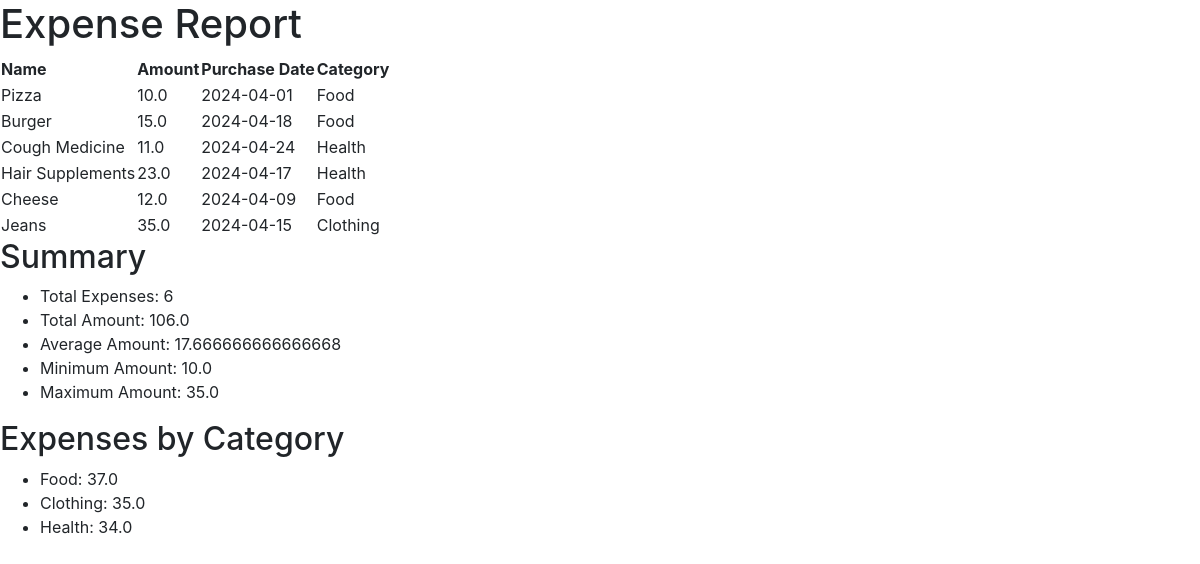
Screenshot of /report with the database file from the repository.
### app.py (models this page shows, shortened)
class Expense(db.Model):
    id = db.Column(db.Integer, primary_key=True)
    name = db.Column(db.Text)
    amount = db.Column(db.Integer, nullable=False)
    purchase_date = db.Column(db.Date)
    category_id = db.Column(db.Integer, db.ForeignKey('category.id'), index=True)
    category = db.relationship('Category', backref=db.backref('expenses', lazy=True))

class Category(db.Model):
    id = db.Column(db.Integer, primary_key=True)
    name = db.Column(db.String(100), nullable=False)

### app.py (the view)
@app.route('/report', methods=['GET', 'POST'])
def generate_report():
    if request.method == 'GET':
        filter_category = request.args.get('category')
        filter_date_start = request.args.get('date_start')
        filter_date_end = request.args.get('date_end')
        query = Expense.query
        if filter_category:
            query = query.filter_by(category_id=filter_category)
        if filter_date_start:
            query = query.filter(Expense.purchase_date >= filter_date_start)
        if filter_date_end:
            query = query.filter(Expense.purchase_date <= filter_date_end)
        expenses = query.all()
        total_exp = len(expenses)
        total_amt = sum(expense.amount for expense in expenses)
        avg_amt = total_amt / total_exp if total_exp > 0 else 0
        min_amt = min((expense.amount for expense in expenses), default=0)
        max_amt = max((expense.amount for expense in expenses), default=0)
        expenses_by_category = {}
        expenses_by_category = db.session.query(Expense.category_id, func.sum(Expense.amount))\
                                          .filter(Expense.id.in_([e.id for e in expenses]))\
                                          .group_by(Expense.category_id)\
                                          .all()
        expenses_by_category = {Category.query.get(category_id).name: total_amount
                                for category_id, total_amount in expenses_by_category}
        report = []
        for expense in expenses:
            report.append({
                'name': expense.name,
                'amount': expense.amount,
                'purchase_date': expense.purchase_date.strftime('%Y-%m-%d'),
                'category_name': expense.category.name,
                'total_exp': total_exp,
                'total_amt': total_amt,
                'avg_amt': avg_amt,
                'min_amt': min_amt,
                'max_amt': max_amt,
                'expenses_by_category': expenses_by_category
            })
        return render_template('report.html', report=report)

### templates/report.html (shortened to what this page needs)
<!DOCTYPE html>
<html lang="en">
<head>
    <link rel="stylesheet" href="https://stackpath.bootstrapcdn.com/bootstrap/4.5.2/css/bootstrap.min.css">
</head>
<body>
    <h1>Expense Report</h1>
    <table>
        <tr>
            <th>Name</th>
            <th>Amount</th>
            <th>Purchase Date</th>
            <th>Category</th>
        </tr>
        {% for item in report %}
        <tr>
            <td>{{ item.name }}</td>
            <td>{{ item.amount }}</td>
            <td>{{ item.purchase_date }}</td>
            <td>{{ item.category_name }}</td>
        </tr>
        {% endfor %}
    </table>
    <h2>Summary</h2>
    <ul>
        <li>Total Expenses: {{ report[0].total_exp }}</li>
        <li>Total Amount: {{ report[0].total_amt }}</li>
        <li>Average Amount: {{ report[0].avg_amt }}</li>
        <li>Minimum Amount: {{ report[0].min_amt }}</li>
        <li>Maximum Amount: {{ report[0].max_amt }}</li>
    </ul>
    <h2>Expenses by Category</h2>
    <ul>
        {% for category, total_amount in report[0].expenses_by_category.items() %}
        <li>{{ category }}: {{ total_amount }}</li>
        {% endfor %}
    </ul>
</body>
</html>

### rows the page displays
Expense: name "Pizza", amount "10.0", amount "10.0"
Category: category_name "Food" "Food" "Food", name "Food", total_amount "37.0"
Expense: name "Burger", amount "15.0"
Expense: name "Cough Medicine", amount "11.0"
Category: category_name "Health" "Health", name "Health", total_amount "34.0"
Expense: name "Hair Supplements", amount "23.0"
Expense: name "Cheese", amount "12.0"
Expense: name "Jeans", amount "35.0", amount "35.0"
Category: category_name "Clothing", name "Clothing", total_amount "35.0"

### other values shown
{{ item.purchase_date }} "2024-04-01" "2024-04-18" "2024-04-24" "2024-04-17" "2024-04-09" "2024-04-15"
{{ report[0].total_exp }} "6"
{{ report[0].total_amt }} "106.0"
{{ report[0].avg_amt }} "17.666666666666668"
